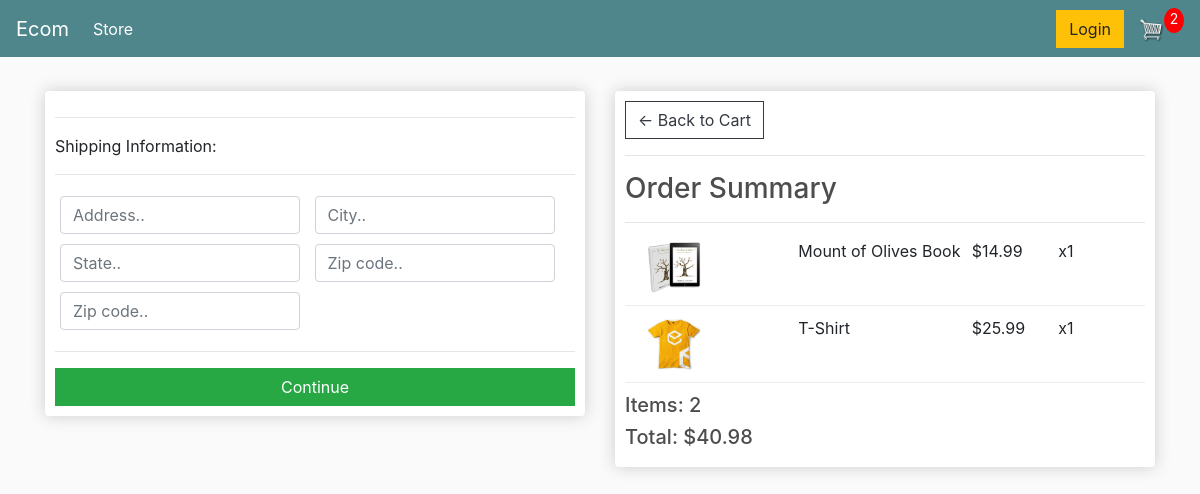
/checkout/ (signed in), run on an earlier commit of the app's database.
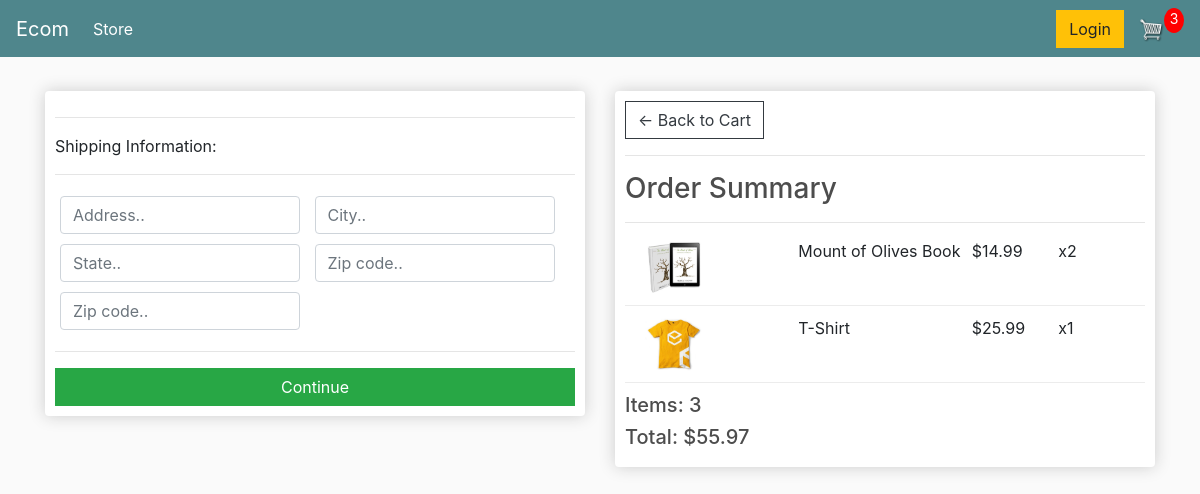
And on a later commit of the database.
### store/models.py (models this page shows, shortened)
class OrderItem(models.Model):
    product = models.ForeignKey(Product, on_delete=models.SET_NULL, null=True)
    order = models.ForeignKey(Order, on_delete=models.SET_NULL, null=True)
    quantity = models.IntegerField(default=0, null=True, blank=True)
    date_added = models.DateTimeField(auto_now_add=True)
    def get_total(self):
        total = self.product.price * self.quantity
        return total

class Order(models.Model):
    customer = models.ForeignKey(Customer, on_delete=models.SET_NULL, null=True, blank=True)
    date_ordered = models.DateTimeField(auto_now_add=True)
    complete = models.BooleanField(default=False)
    transaction_id = models.CharField(max_length=100, null=True)
    @property
    def get_cart_total(self):
        orderitems = self.orderitem_set.all()
        total = sum([item.get_total() for item in orderitems])
        return total
    @property
    def get_cart_items(self):
        orderitems = self.orderitem_set.all()
        total = sum([item.quantity for item in orderitems])
        return total
    @property
    def shipping(self):
        shipping = False
        orderitems = self.orderitem_set.all()
        for i in orderitems:
            if i.product.digital == False:
                shipping = True
        return shipping

class Product(models.Model):
    name = models.CharField(max_length=200)
    price = models.DecimalField(max_digits=7, decimal_places=2)
    digital = models.BooleanField(default=False, null=True, blank=True)
    image = models.ImageField(null=True, blank=True)
    @property
    def imageURL(self):
        try:
            url = self.image.url
        except:
            url = ''
        return url

### store/views.py (the view)
# urls.py: path("checkout/", views.checkout, name="checkout"),
def checkout(request):
    if request.user.is_authenticated:
        customer = request.user.customer
        order, created = Order.objects.get_or_create(customer=customer, complete=False)
        items = order.orderitem_set.all()
        cartItems = order.get_cart_items
    else:
        items = []
        order = {'get_cart_total': 0, 'get_cart_items': 0, 'shipping': False}
        cartItems = order['get_cart_items']
    return render(request, 'store/checkout.html', context={'items': items, 'order': order, 'cartItems': cartItems})

### store/templates/store/checkout.html (shortened to what this page needs)
{% extends 'store/main.html' %}
{% load static %}
{% block content %}
    <div class="row">
        <div class="col-lg-6">
            <div class="box-element" id="form-wrapper">
                <form id="form">
                    <div id="shipping-info">
                        <hr>
                        <p>Shipping Information:</p>
                        <hr>
                        <div class="form-field">
                            <input class="form-control" type="text" name="address" placeholder="Address..">
                        </div>
                        <div class="form-field">
                            <input class="form-control" type="text" name="city" placeholder="City..">
                        </div>
                        <div class="form-field">
                            <input class="form-control" type="text" name="state" placeholder="State..">
                        </div>
                        <div class="form-field">
                            <input class="form-control" type="text" name="zipcode" placeholder="Zip code..">
                        </div>
                        <div class="form-field">
                            <input class="form-control" type="text" name="country" placeholder="Zip code..">
                        </div>
                    </div>
                    <hr>
                    <input id="form-button" class="btn btn-success btn-block" type="submit" value="Continue">
                </form>
            </div>
            <br>
        </div>
        <div class="col-lg-6">
            <div class="box-element">
                <a class="btn btn-outline-dark" href="{% url 'cart' %}">&#x2190; Back to Cart</a>
                <hr>
                <h3>Order Summary</h3>
                <hr>
                {% for item in items %}
                    <div class="cart-row">
                        <div style="flex:2"><img class="row-image" src="{{ item.product.imageURL }}"></div>
                        <div style="flex:2"><p>{{ item.product.name }}</p></div>
                        <div style="flex:1"><p>${{ item.product.price }}</p></div>
                        <div style="flex:1"><p>x{{ item.quantity }}</p></div>
                    </div>
                {% endfor %}
                <h5>Items: {{ order.get_cart_items }}</h5>
                <h5>Total: ${{ order.get_cart_total|floatformat:2 }}</h5>
            </div>
        </div>
    </div>
{% endblock content %}

What changed in the data, as far as the page shows it:
changed OrderItem "Mount of Olives Book": quantity "1" → "2"
changed through a linked row, Order: get_cart_items "2" → "3"; get_cart_total "40.98" → "55.97"
Also different on the page:
{{ cartItems }}: "2" → "3"
